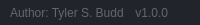
              <widget class="QFrame" name="frame_grip">
               <property name="minimumSize">
                <size>
                 <width>0</width>
                 <height>25</height>
                </size>
               </property>
               <property name="maximumSize">
                <size>
                 <width>16777215</width>
                 <height>25</height>
                </size>
               </property>
               <property name="styleSheet">
                <string notr="true">background-color: rgb(33, 37, 43);</string>
               </property>
               <property name="frameShape">
                <enum>QFrame::NoFrame</enum>
               </property>
               <property name="frameShadow">
                <enum>QFrame::Raised</enum>
               </property>
               <layout class="QHBoxLayout" name="horizontalLayout_6">
                <property name="spacing">
                 <number>0</number>
                </property>
                <property name="leftMargin">
                 <number>0</number>
                </property>
                <property name="topMargin">
                 <number>0</number>
                </property>
                <property name="rightMargin">
                 <number>2</number>
                </property>
                <property name="bottomMargin">
                 <number>0</number>
                </property>
                <item>
                 <widget class="QFrame" name="frame_label_bottom">
                  <property name="frameShape">
                   <enum>QFrame::NoFrame</enum>
                  </property>
                  <property name="frameShadow">
                   <enum>QFrame::Raised</enum>
                  </property>
                  <layout class="QHBoxLayout" name="horizontalLayout_7">
                   <property name="spacing">
                    <number>0</number>
                   </property>
                   <property name="leftMargin">
                    <number>10</number>
                   </property>
                   <property name="topMargin">
                    <number>0</number>
                   </property>
                   <property name="rightMargin">
                    <number>10</number>
                   </property>
                   <property name="bottomMargin">
                    <number>0</number>
                   </property>
                   <item>
                    <widget class="QLabel" name="label_credits">
                     <property name="font">
                      <font>
                       <family>Segoe UI</family>
                      </font>
                     </property>
                     <property name="styleSheet">
                      <string notr="true">color: rgb(98, 103, 111);</string>
                     </property>
                     <property name="text">
                      <string>Author: Tyler S. Budd</string>
                     </property>
                    </widget>
                   </item>
                   <item>
                    <widget class="QLabel" name="label_version">
                     <property name="maximumSize">
                      <size>
                       <width>100</width>
                       <height>16777215</height>
                      </size>
                     </property>
                     <property name="font">
                      <font>
                       <family>Segoe UI</family>
                      </font>
                     </property>
                     <property name="styleSheet">
                      <string notr="true">color: rgb(98, 103, 111);</string>
                     </property>
                     <property name="text">
                      <string>v1.0.0</string>
                     </property>
                     <property name="alignment">
                      <set>Qt::AlignRight|Qt::AlignTrailing|Qt::AlignVCenter</set>
                     </property>
                    </widget>
                   </item>
                  </layout>
                 </widget>
                </item>
                <item>
                 <widget class="QFrame" name="frame_size_grip">
                  <property name="maximumSize">
                   <size>
                    <width>20</width>
                    <height>20</height>
                   </size>
                  </property>
                  <property name="styleSheet">
                   <string notr="true">QSizeGrip {
	background-image: url(:/16x16/icons/16x16/cil-size-grip.png);
	background-position: center;
	background-repeat: no-reperat;
}</string>
                  </property>
                  <property name="frameShape">
                   <enum>QFrame::NoFrame</enum>
                  </property>
                  <property name="frameShadow">
                   <enum>QFrame::Raised</enum>
                  </property>
                 </widget>
                </item>
               </layout>
              </widget>
